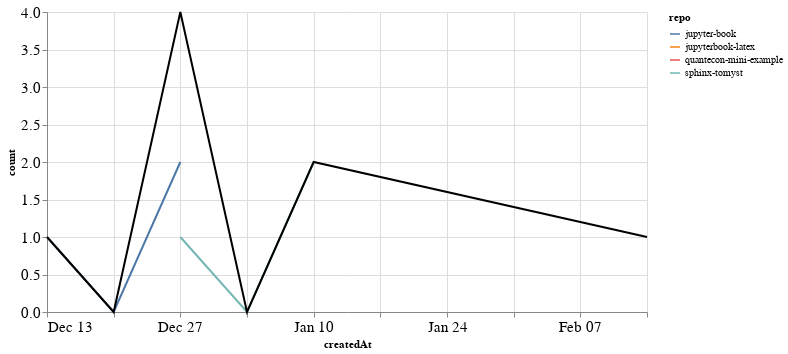

Source (notebook cell):
### Markdown cell above
### PRs

### Code cell
prs_time = prs.groupby('repo').resample('W', on='createdAt').count()['author'].reset_index()
prs_time = prs_time.rename(columns={'author': 'count'})
prs_time_total = prs_time.groupby('createdAt').agg({"count": "sum"}).reset_index()

ch1 = alt.Chart(prs_time, width=600).mark_line().encode(
    x='createdAt',
    y='count',
    color='repo',
    tooltip="repo"
)

ch2 = alt.Chart(prs_time_total, width=600).mark_line(color="black").encode(
    x='createdAt',
    y='count',
)

ch1 + ch2

### Figure 1 — Vega-Lite specification as saved in the notebook (floating-point values rounded to 4 significant figures)
{"config": {"axisLeft": {"labelFontSize": 15}, "axisBottom": {"labelFontSize": 15}}, "layer": [{"data": {"name": "data-d301eb002fbf5348305a6731593931a3"}, "mark": "line", "encoding": {"color": {"type": "nominal", "field": "repo"}, "tooltip": {"type": "nominal", "field": "repo"}, "x": {"type": "temporal", "field": "createdAt"}, "y": {"type": "quantitative", "field": "count"}}, "width": 600}, {"data": {"name": "data-61f1c5f1b622da02e4a73c0c306a28ad"}, "mark": {"type": "line", "color": "black"}, "encoding": {"x": {"type": "temporal", "field": "createdAt"}, "y": {"type": "quantitative", "field": "count"}}, "width": 600}], "$schema": "https://vega.github.io/schema/vega-lite/v4.8.1.json", "datasets": {"data-d301eb002fbf5348305a6731593931a3": [{"repo": "jupyter-book", "createdAt": "2020-12-13T00:00:00", "count": 1}, {"repo": "jupyter-book", "createdAt": "2020-12-20T00:00:00", "count": 0}, {"repo": "jupyter-book", "createdAt": "2020-12-27T00:00:00", "count": 2}, {"repo": "jupyterbook-latex", "createdAt": "2020-12-27T00:00:00", "count": 1}, {"repo": "quantecon-mini-example", "createdAt": "2021-02-14T00:00:00", "count": 1}, {"repo": "sphinx-tomyst", "createdAt": "2020-12-27T00:00:00", "count": 1}, {"repo": "sphinx-tomyst", "createdAt": "2021-01-03T00:00:00", "count": 0}, {"repo": "sphinx-tomyst", "createdAt": "2021-01-10T00:00:00", "count": 2}], "data-61f1c5f1b622da02e4a73c0c306a28ad": [{"createdAt": "2020-12-13T00:00:00", "count": 1}, {"createdAt": "2020-12-20T00:00:00", "count": 0}, {"createdAt": "2020-12-27T00:00:00", "count": 4}, {"createdAt": "2021-01-03T00:00:00", "count": 0}, {"createdAt": "2021-01-10T00:00:00", "count": 2}, {"createdAt": "2021-02-14T00:00:00", "count": 1}]}}
